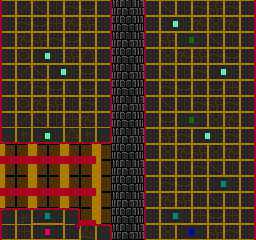

A level layout from a 2D game, rendered from its tile map. Below: a short description, then the map file with its tile-grid data intact:
An orthogonal 16x15 tile map with 16x16 px tiles, 2 tile layers (back, front) and 4 objects (Lift).

<map version="1.0" orientation="orthogonal" width="16" height="15" tilewidth="16" tileheight="16">
 <tileset firstgid="1" name="tiles1" tilewidth="16" tileheight="16">
  <image source="../../../img/tiles/tiles0.gif" trans="ff00ff" width="256" height="256" />
 </tileset>
 <layer name="back" width="16" height="15">
  <data encoding="csv">
129,130,129,130,129,130,182,147,148,198,0,0,0,0,0,0,
145,146,145,146,145,146,182,131,132,198,0,0,0,0,0,0,
129,130,129,130,129,130,182,147,148,198,0,0,0,0,0,0,
145,146,145,146,145,146,182,131,132,198,0,0,0,0,0,0,
129,130,129,130,129,130,182,147,148,198,0,0,0,0,0,0,
145,146,145,146,145,146,182,131,132,198,0,0,0,0,0,0,
129,130,129,130,129,130,182,147,148,198,0,0,0,0,0,0,
145,146,145,146,145,146,182,131,132,198,0,0,0,0,0,0,
129,130,129,130,129,130,182,147,148,198,0,0,0,0,0,0,
145,146,145,146,145,146,182,131,132,198,0,0,0,0,0,0,
129,130,129,130,129,130,182,147,148,198,0,0,0,0,0,0,
145,146,145,146,145,146,182,131,132,198,0,0,0,0,0,0,
129,130,129,130,129,130,182,147,148,198,0,0,0,0,0,0,
145,146,145,146,145,146,182,131,132,198,0,0,0,0,0,0,
129,130,129,130,129,130,182,147,148,198,0,0,0,0,0,0
</data>
 </layer>
 <layer name="front" width="16" height="15">
  <data encoding="csv">
97,98,99,100,101,102,104,0,0,97,99,100,101,118,101,104,
113,101,102,116,117,118,120,0,0,113,69,70,117,115,117,120,
97,117,118,101,102,103,104,0,0,97,118,65,66,99,100,104,
113,114,69,70,118,119,104,0,0,97,115,117,118,101,102,104,
97,98,99,69,70,102,120,0,0,113,99,100,101,69,70,120,
113,98,101,102,103,102,104,0,0,97,101,102,103,102,116,104,
97,114,117,118,100,101,104,0,0,113,99,100,101,118,101,104,
97,98,99,100,116,117,120,0,0,97,102,65,66,115,117,120,
17,20,5,6,23,20,24,0,0,113,118,101,69,70,101,104,
0,0,0,0,0,0,0,0,0,97,115,117,118,115,117,120,
0,0,0,0,0,0,0,0,0,113,99,100,101,99,100,104,
0,0,0,0,0,0,0,0,0,97,101,102,103,71,72,104,
0,0,0,0,0,0,0,0,0,97,117,118,100,99,100,104,
33,36,55,56,40,0,0,0,0,113,71,72,116,102,116,120,
97,116,81,82,134,39,40,0,0,97,115,67,68,118,101,120
</data>
 </layer>
 <objectgroup name="lines" width="16" height="15" visible="0">
  <properties>
   <property name="map_tile" value="11" />
   <property name="type" value="[&quot;n&quot;,&quot;s&quot;,&quot;w&quot;]" />
  </properties>
  <object x="0" y="32">
   <polyline points="0,0 0,128 112,128 112,-32" />
  </object>
  <object x="144" y="0">
   <polyline points="0,0 0,240" />
  </object>
  <object x="112" y="240">
   <polyline points="0,0 0,-16 -32,-16 -32,-32 -112,-32" />
  </object>
 </objectgroup>
 <objectgroup name="objects" width="16" height="15">
  <object name="Lift" gid="232" x="112" y="192" />
 </objectgroup>
</map>
